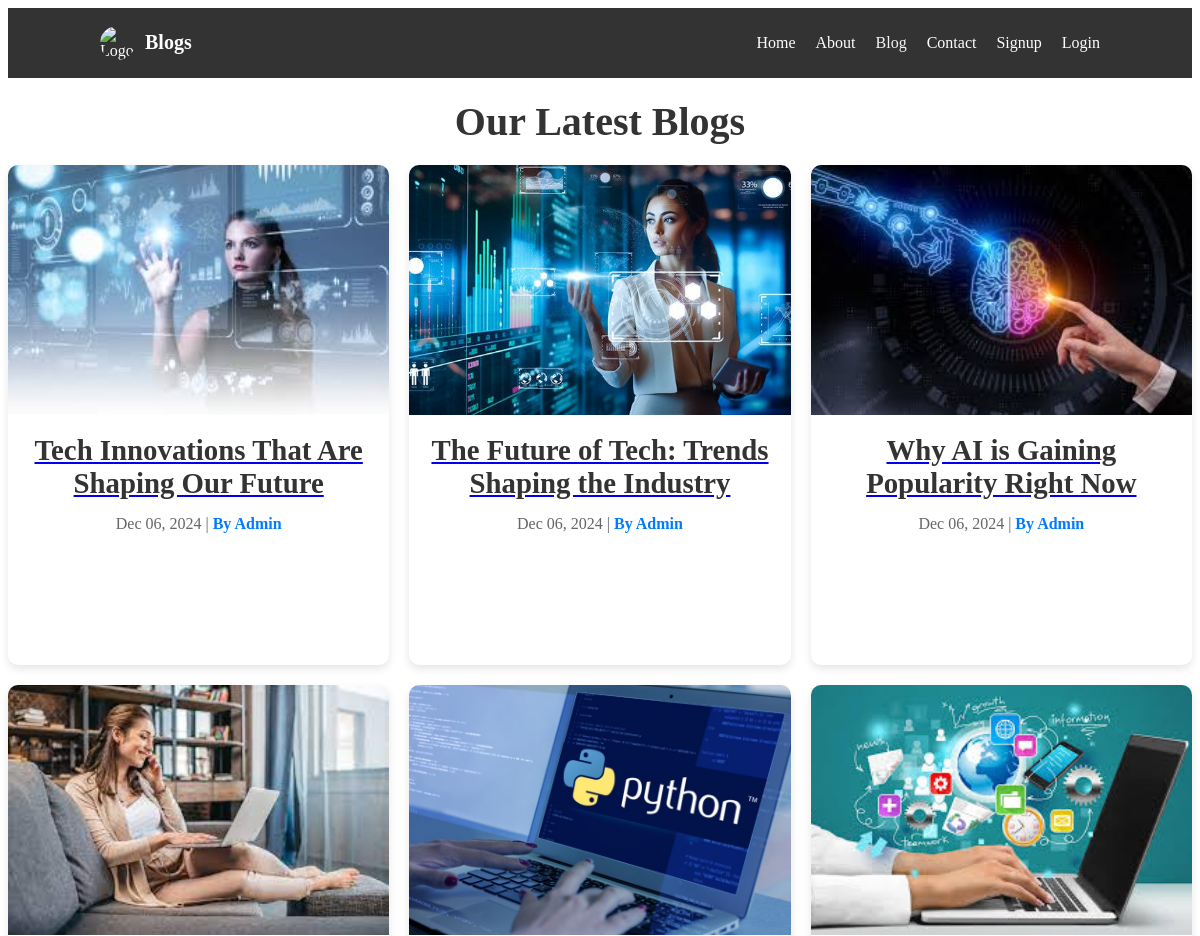
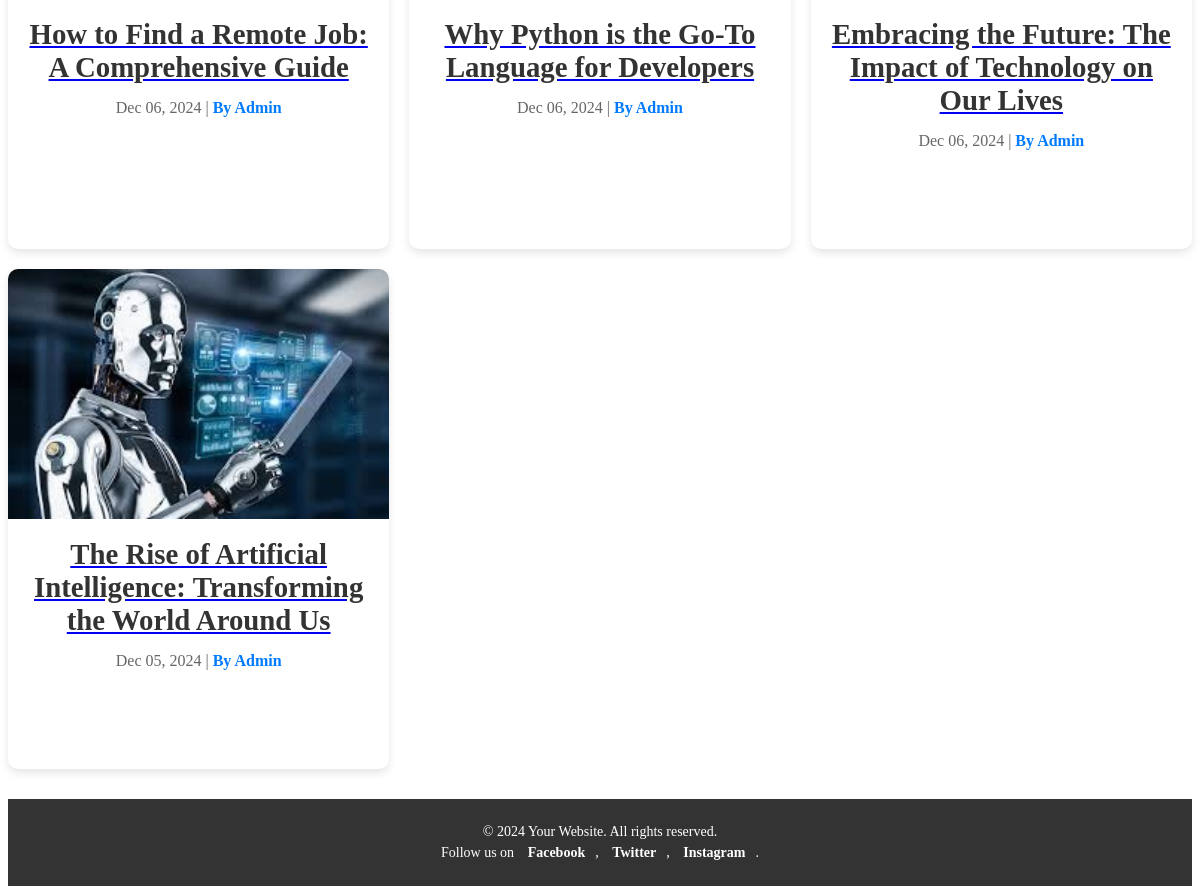
Screenshot of /blog/ with the database file from the repository (2 pictures, top to bottom).
### BlogApp/models.py (models this page shows, shortened)
class Blog(models.Model):
    title = models.CharField(max_length=200, unique=True)
    content = models.TextField()
    image = models.ImageField(upload_to="blog_image/", blank=True)
    upload_at = models.DateField(auto_now_add=True)

### BlogApp/views.py (the view)
# urls.py: 2. Add a URL to urlpatterns:  path('blog/', include('blog.urls'))
def blog(request):
    blogs = models.Blog.objects.all().order_by('-id')
    context = {
        'blogs': blogs
    }
    return render(request, 'blog.html', context)

### templates/blog.html (shortened to what this page needs)
<!DOCTYPE html>
<html lang="en">
<head>
</head>
<body>
    {% include 'header.html' %}
    <div class="blog-container">
        <h1>Our Latest Blogs</h1>
        <div class="blog-grid">
                {% for blog in blogs %}
                    <div class="blog-card">
                        <img src="{{ blog.image.url }}" alt="Image for blog titled {{ blog.title }}">
                        <a href="{% url 'blog_detail' blog.id %}">
                            <h2>{{ blog.title }}</h2>
                        </a>
                        <p class="blog-meta">
                            {{ blog.upload_at|date:"M d, Y" }} |
                            <a href="#">By Admin</a>
                        </p>
                    </div>
                {% endfor %}
        </div>
    </div>
    {% include 'footer.html' %}
</body>
</html>

### templates/header.html (shortened to what this page needs)
<!DOCTYPE html>
<html lang="en">
<head>
</head>
<body>
    <header>
        <div class="container">
            <div class="logo-container">
                <img src="https://www.seoclerk.com/pics/653973-1pMc8u1548606687.jpg" alt="Logo">
                <h1>Blogs</h1>
            </div>
            <nav>
                <ul>
                    <li><a href="/" class="{% if request.path == '/' %}active{% endif %}">Home</a></li>
                    <li><a href="{% url 'about'%}" class="{% if request.path == '/about/' %}active{% endif %}">About</a></li>
                    <li><a href="{% url 'blog'%}" class="{% if request.path == '/blog/' %}active{% endif %}">Blog</a></li>
                    <li><a href="{% url 'contact'%}" class="{% if request.path == '/contact/' %}active{% endif %}">Contact</a></li>
                    {% if request.user.is_authenticated %}
                        <li><a href="{% url 'logout_view'%}">Logout</a></li>
                        {{ user.username }}
                    {% else %}
                        <li><a href="{% url 'signup_view'%}">Signup</a></li>
                        <li><a href="{% url 'login_view'%}">Login</a></li>
                    {% endif %}
                </ul>
            </nav>
        </div>
    </header>
</body>
</html>

### templates/footer.html (shortened to what this page needs)
<footer>
    <div class="footer-container">
        <p>&copy; 2024 Your Website. All rights reserved.</p>
        <p>Follow us on
            <a href="#" class="social-link">Facebook</a>,
            <a href="#" class="social-link">Twitter</a>,
            <a href="#" class="social-link">Instagram</a>.
        </p>
    </div>
</footer>

### templates/blog.html (style rules this page uses)
.blog-container { text-align: center; margin-bottom: 30px; }
.blog-container h1 { font-size: 2.5em; color: #333; margin: 20px 0; }
.blog-grid { display: grid; grid-template-columns: repeat(3, 1fr); gap: 20px; justify-content: center; align-items: start; }
.blog-card { background: #fff; border-radius: 10px; overflow: hidden; box-shadow: 0 4px 8px rgba(0, 0, 0, 0.1); transition: transform 0.3s ease, box-shadow 0.3s ease; text-align: left; height: 500px; }
.blog-card img { width: 100%; height: 250px; object-fit: cover; }
.blog-card h2 { font-size: 1.8em; margin: 15px; color: #333; text-align: center; }
.blog-meta { font-size: 1em; color: #666; margin: 0 15px 15px; text-align: center; }
.blog-meta a { color: #007bff; text-decoration: none; font-weight: bold; }

### templates/header.html (style rules this page uses)
header { background-color: #333; color: #fff; padding: 10px 0; position: sticky; top: 0; width: 100%; z-index: 1000; }
.container { max-width: 1000px; margin: 0 auto; padding: 0 15px; display: flex; justify-content: space-between; align-items: center; }
.logo-container { display: flex; align-items: center; justify-content: flex-start; }
.logo-container img { width: 35px; height: auto; border-radius: 50%; margin-right: 10px; }
.logo-container h1 { font-size: 20px; font-weight: bold; }
nav ul { list-style: none; display: flex; align-items: center; padding: 0; margin: 0; }
nav ul li { margin-left: 20px; }
nav ul li a { text-decoration: none; color: #fff; font-size: 16px; font-weight: normal; transition: color 0.3s ease; }
nav ul li a:hover, nav ul li a.active { color: #f4f4f4; }

### templates/footer.html (style rules this page uses)
footer { background-color: #333; color: #fff; padding: 20px 0; text-align: center; font-size: 14px; }
.footer-container { max-width: 1000px; margin: 0 auto; padding: 0 15px; }
footer p { margin: 5px 0; }
.social-link { text-decoration: none; color: #fff; font-weight: bold; margin: 0 10px; transition: color 0.3s ease; }

### rows the page displays
Blog: image (picture), title "Tech Innovations That Are Shaping Our Future", upload_at "Dec 06, 2024"
Blog: image (picture), title "The Future of Tech: Trends Shaping the Industry", upload_at "Dec 06, 2024"
Blog: image (picture), title "Why AI is Gaining Popularity Right Now", upload_at "Dec 06, 2024"
Blog: image (picture), title "How to Find a Remote Job: A Comprehensive Guide", upload_at "Dec 06, 2024"
Blog: image (picture), title "Why Python is the Go-To Language for Developers", upload_at "Dec 06, 2024"
Blog: image (picture), title "Embracing the Future: The Impact of Technology on Our Lives", upload_at "Dec 06, 2024"
Blog: image (picture), title "The Rise of Artificial Intelligence: Transforming the World Around Us", upload_at "Dec 05, 2024"
